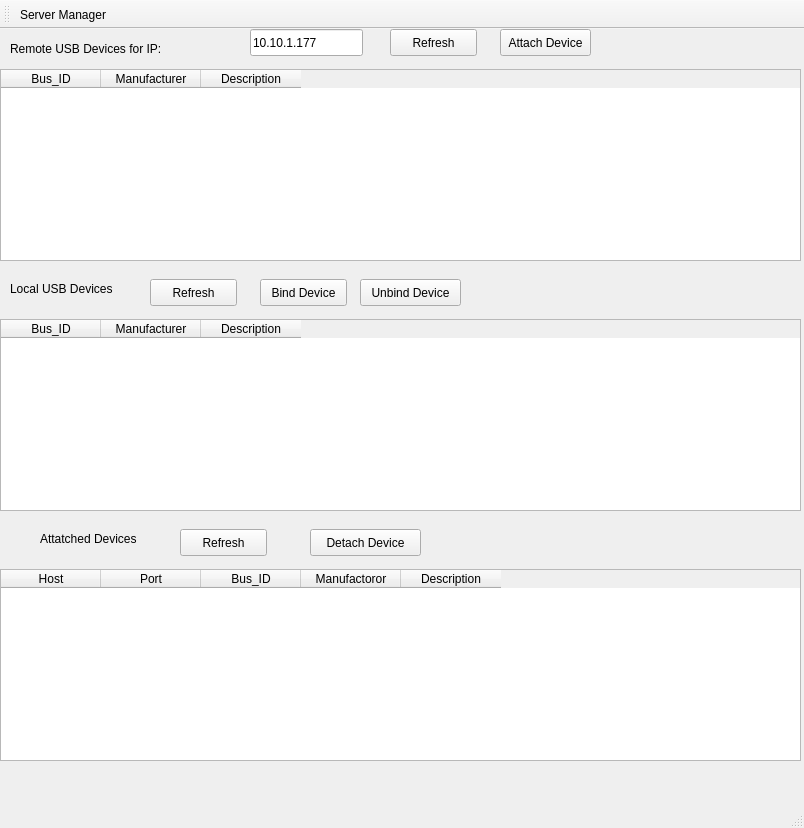
<?xml version="1.0" encoding="UTF-8"?>
<ui version="4.0">
 <class>MainWindow</class>
 <widget class="QMainWindow" name="MainWindow">
  <property name="geometry">
   <rect>
    <x>0</x>
    <y>0</y>
    <width>804</width>
    <height>828</height>
   </rect>
  </property>
  <property name="windowTitle">
   <string>MainWindow</string>
  </property>
  <widget class="QWidget" name="centralwidget">
   <widget class="QPushButton" name="btnLocalRefresh">
    <property name="geometry">
     <rect>
      <x>150</x>
      <y>250</y>
      <width>87</width>
      <height>27</height>
     </rect>
    </property>
    <property name="text">
     <string>Refresh</string>
    </property>
   </widget>
   <widget class="QPushButton" name="btnLocalBind">
    <property name="geometry">
     <rect>
      <x>260</x>
      <y>250</y>
      <width>87</width>
      <height>27</height>
     </rect>
    </property>
    <property name="text">
     <string>Bind Device</string>
    </property>
   </widget>
   <widget class="QPushButton" name="btnLocalUnbind">
    <property name="geometry">
     <rect>
      <x>360</x>
      <y>250</y>
      <width>101</width>
      <height>27</height>
     </rect>
    </property>
    <property name="text">
     <string>Unbind Device</string>
    </property>
   </widget>
   <widget class="QLineEdit" name="leIp">
    <property name="geometry">
     <rect>
      <x>250</x>
      <y>0</y>
      <width>113</width>
      <height>27</height>
     </rect>
    </property>
    <property name="text">
     <string>10.10.1.177</string>
    </property>
   </widget>
   <widget class="QPushButton" name="btnRemoteRefresh">
    <property name="geometry">
     <rect>
      <x>390</x>
      <y>0</y>
      <width>87</width>
      <height>27</height>
     </rect>
    </property>
    <property name="text">
     <string>Refresh</string>
    </property>
   </widget>
   <widget class="QPushButton" name="btnRemoteAttach">
    <property name="geometry">
     <rect>
      <x>500</x>
      <y>0</y>
      <width>91</width>
      <height>27</height>
     </rect>
    </property>
    <property name="text">
     <string>Attach Device</string>
    </property>
   </widget>
   <widget class="QLabel" name="label">
    <property name="geometry">
     <rect>
      <x>10</x>
      <y>10</y>
      <width>191</width>
      <height>19</height>
     </rect>
    </property>
    <property name="text">
     <string>Remote USB Devices for IP:</string>
    </property>
   </widget>
   <widget class="QLabel" name="label_2">
    <property name="geometry">
     <rect>
      <x>10</x>
      <y>250</y>
      <width>151</width>
      <height>19</height>
     </rect>
    </property>
    <property name="text">
     <string>Local USB Devices</string>
    </property>
   </widget>
   <widget class="QPushButton" name="btnAttachedRefresh">
    <property name="geometry">
     <rect>
      <x>180</x>
      <y>500</y>
      <width>87</width>
      <height>27</height>
     </rect>
    </property>
    <property name="text">
     <string>Refresh</string>
    </property>
   </widget>
   <widget class="QPushButton" name="btnAttatchedDetatch">
    <property name="geometry">
     <rect>
      <x>310</x>
      <y>500</y>
      <width>111</width>
      <height>27</height>
     </rect>
    </property>
    <property name="text">
     <string>Detach Device</string>
    </property>
   </widget>
   <widget class="QLabel" name="label_3">
    <property name="geometry">
     <rect>
      <x>40</x>
      <y>500</y>
      <width>141</width>
      <height>19</height>
     </rect>
    </property>
    <property name="text">
     <string>Attatched Devices</string>
    </property>
   </widget>
   <widget class="QTableWidget" name="tvLocal">
    <property name="geometry">
     <rect>
      <x>0</x>
      <y>290</y>
      <width>801</width>
      <height>192</height>
     </rect>
    </property>
    <property name="selectionBehavior">
     <enum>QAbstractItemView::SelectRows</enum>
    </property>
    <attribute name="verticalHeaderVisible">
     <bool>false</bool>
    </attribute>
    <column>
     <property name="text">
      <string>Bus_ID</string>
     </property>
    </column>
    <column>
     <property name="text">
      <string>Manufacturer</string>
     </property>
    </column>
    <column>
     <property name="text">
      <string>Description</string>
     </property>
    </column>
   </widget>
   <widget class="QTableWidget" name="tvRemote">
    <property name="geometry">
     <rect>
      <x>0</x>
      <y>40</y>
      <width>801</width>
      <height>192</height>
     </rect>
    </property>
    <property name="selectionBehavior">
     <enum>QAbstractItemView::SelectRows</enum>
    </property>
    <attribute name="verticalHeaderVisible">
     <bool>false</bool>
    </attribute>
    <column>
     <property name="text">
      <string>Bus_ID</string>
     </property>
    </column>
    <column>
     <property name="text">
      <string>Manufacturer</string>
     </property>
    </column>
    <column>
     <property name="text">
      <string>Description</string>
     </property>
    </column>
   </widget>
   <widget class="QTableWidget" name="tvAttached">
    <property name="geometry">
     <rect>
      <x>0</x>
      <y>540</y>
      <width>801</width>
      <height>192</height>
     </rect>
    </property>
    <property name="selectionBehavior">
     <enum>QAbstractItemView::SelectRows</enum>
    </property>
    <attribute name="verticalHeaderVisible">
     <bool>false</bool>
    </attribute>
    <column>
     <property name="text">
      <string>Host</string>
     </property>
    </column>
    <column>
     <property name="text">
      <string>Port</string>
     </property>
    </column>
    <column>
     <property name="text">
      <string>Bus_ID</string>
     </property>
    </column>
    <column>
     <property name="text">
      <string>Manufactoror</string>
     </property>
    </column>
    <column>
     <property name="text">
      <string>Description</string>
     </property>
    </column>
   </widget>
  </widget>
  <widget class="QStatusBar" name="statusbar"/>
  <widget class="QToolBar" name="toolBar">
   <property name="windowTitle">
    <string>toolBar</string>
   </property>
   <attribute name="toolBarArea">
    <enum>TopToolBarArea</enum>
   </attribute>
   <attribute name="toolBarBreak">
    <bool>false</bool>
   </attribute>
   <addaction name="actionServer_Manager"/>
  </widget>
  <action name="actionServer_Manager">
   <property name="icon">
    <iconset>
     <normaloff>img/server-network-outline.svg</normaloff>img/server-network-outline.svg</iconset>
   </property>
   <property name="text">
    <string>Server Manager</string>
   </property>
  </action>
 </widget>
 <resources/>
 <connections>
  <connection>
   <sender>btnRemoteRefresh</sender>
   <signal>clicked()</signal>
   <receiver>MainWindow</receiver>
   <slot>btnRemoteRefresh()</slot>
   <hints>
    <hint type="sourcelabel">
     <x>413</x>
     <y>30</y>
    </hint>
    <hint type="destinationlabel">
     <x>436</x>
     <y>12</y>
    </hint>
   </hints>
  </connection>
  <connection>
   <sender>btnRemoteAttach</sender>
   <signal>clicked()</signal>
   <receiver>MainWindow</receiver>
   <slot>btnRemoteAttach()</slot>
   <hints>
    <hint type="sourcelabel">
     <x>584</x>
     <y>24</y>
    </hint>
    <hint type="destinationlabel">
     <x>638</x>
     <y>40</y>
    </hint>
   </hints>
  </connection>
  <connection>
   <sender>btnLocalRefresh</sender>
   <signal>clicked()</signal>
   <receiver>MainWindow</receiver>
   <slot>btnLocalRefresh()</slot>
   <hints>
    <hint type="sourcelabel">
     <x>192</x>
     <y>290</y>
    </hint>
    <hint type="destinationlabel">
     <x>211</x>
     <y>261</y>
    </hint>
   </hints>
  </connection>
  <connection>
   <sender>btnLocalBind</sender>
   <signal>clicked()</signal>
   <receiver>MainWindow</receiver>
   <slot>btnLocalBind()</slot>
   <hints>
    <hint type="sourcelabel">
     <x>300</x>
     <y>288</y>
    </hint>
    <hint type="destinationlabel">
     <x>590</x>
     <y>263</y>
    </hint>
   </hints>
  </connection>
  <connection>
   <sender>btnLocalUnbind</sender>
   <signal>clicked()</signal>
   <receiver>MainWindow</receiver>
   <slot>btnLocalUnbind()</slot>
   <hints>
    <hint type="sourcelabel">
     <x>439</x>
     <y>286</y>
    </hint>
    <hint type="destinationlabel">
     <x>505</x>
     <y>293</y>
    </hint>
   </hints>
  </connection>
  <connection>
   <sender>btnAttachedRefresh</sender>
   <signal>clicked()</signal>
   <receiver>MainWindow</receiver>
   <slot>btnAttachedRefresh()</slot>
   <hints>
    <hint type="sourcelabel">
     <x>223</x>
     <y>534</y>
    </hint>
    <hint type="destinationlabel">
     <x>267</x>
     <y>508</y>
    </hint>
   </hints>
  </connection>
  <connection>
   <sender>btnAttatchedDetatch</sender>
   <signal>clicked()</signal>
   <receiver>MainWindow</receiver>
   <slot>btnAttachedDetach()</slot>
   <hints>
    <hint type="sourcelabel">
     <x>409</x>
     <y>533</y>
    </hint>
    <hint type="destinationlabel">
     <x>477</x>
     <y>541</y>
    </hint>
   </hints>
  </connection>
 </connections>
 <slots>
  <slot>btnLocalRefresh()</slot>
  <slot>btnLocalBind()</slot>
  <slot>btnRemoteRefresh()</slot>
  <slot>btnRemoteAttach()</slot>
  <slot>btnLocalUnbind()</slot>
  <slot>btnAttachedRefresh()</slot>
  <slot>btnAttachedDetach()</slot>
 </slots>
</ui>
